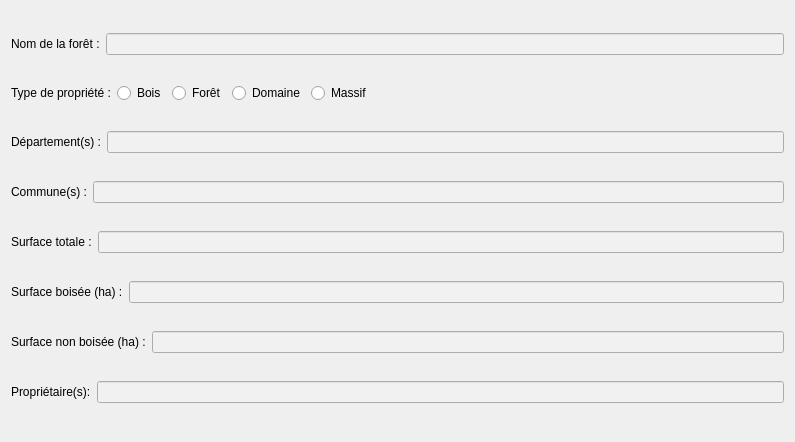
<?xml version="1.0" encoding="UTF-8"?>
<ui version="4.0">
 <class>ForestDataDialog</class>
 <widget class="QWidget" name="ForestDataDialog">
  <property name="geometry">
   <rect>
    <x>0</x>
    <y>0</y>
    <width>795</width>
    <height>442</height>
   </rect>
  </property>
  <property name="windowTitle">
   <string>Choix de forêt</string>
  </property>
  <layout class="QVBoxLayout" name="verticalLayout">
   <item>
    <layout class="QHBoxLayout" name="horizontalLayout_2">
     <item>
      <widget class="QLabel" name="lbl_seq_id">
       <property name="text">
        <string>Nom de la forêt :</string>
       </property>
      </widget>
     </item>
     <item>
      <widget class="QLineEdit" name="seq_id_edit">
       <property name="enabled">
        <bool>true</bool>
       </property>
       <property name="styleSheet">
        <string notr="true">background-color: rgb(241, 241, 241);
border-color: rgb(241, 241, 241);
font: 75 9pt &quot;Garamond&quot;;</string>
       </property>
       <property name="readOnly">
        <bool>false</bool>
       </property>
      </widget>
     </item>
    </layout>
   </item>
   <item>
    <layout class="QHBoxLayout" name="HL2">
     <item>
      <widget class="QLabel" name="lbl_type">
       <property name="text">
        <string>Type de propriété :</string>
       </property>
      </widget>
     </item>
     <item>
      <widget class="QRadioButton" name="rb_bois">
       <property name="text">
        <string>Bois</string>
       </property>
      </widget>
     </item>
     <item>
      <widget class="QRadioButton" name="rb_foret">
       <property name="text">
        <string>Forêt</string>
       </property>
      </widget>
     </item>
     <item>
      <widget class="QRadioButton" name="rb_domaine">
       <property name="text">
        <string>Domaine</string>
       </property>
      </widget>
     </item>
     <item>
      <widget class="QRadioButton" name="rb_massif">
       <property name="text">
        <string>Massif</string>
       </property>
      </widget>
     </item>
     <item>
      <spacer name="horizontalSpacer">
       <property name="orientation">
        <enum>Qt::Horizontal</enum>
       </property>
       <property name="sizeHint" stdset="0">
        <size>
         <width>40</width>
         <height>20</height>
        </size>
       </property>
      </spacer>
     </item>
    </layout>
   </item>
   <item>
    <layout class="QHBoxLayout" name="horizontalLayout_3">
     <item>
      <widget class="QLabel" name="lbl_deps">
       <property name="text">
        <string>Département(s) :</string>
       </property>
      </widget>
     </item>
     <item>
      <widget class="QLineEdit" name="deps_edit">
       <property name="enabled">
        <bool>true</bool>
       </property>
       <property name="styleSheet">
        <string notr="true">background-color: rgb(241, 241, 241);
font: 9pt &quot;Garamond&quot;;</string>
       </property>
       <property name="readOnly">
        <bool>true</bool>
       </property>
      </widget>
     </item>
    </layout>
   </item>
   <item>
    <layout class="QHBoxLayout" name="horizontalLayout_5">
     <item>
      <widget class="QLabel" name="lbl_city">
       <property name="text">
        <string>Commune(s) :</string>
       </property>
      </widget>
     </item>
     <item>
      <widget class="QLineEdit" name="city_edit">
       <property name="enabled">
        <bool>true</bool>
       </property>
       <property name="styleSheet">
        <string notr="true">background-color: rgb(241, 241, 241);
font: 9pt &quot;Garamond&quot;;</string>
       </property>
       <property name="readOnly">
        <bool>true</bool>
       </property>
      </widget>
     </item>
    </layout>
   </item>
   <item>
    <layout class="QHBoxLayout" name="horizontalLayout_4">
     <item>
      <widget class="QLabel" name="lbl_surf">
       <property name="text">
        <string>Surface totale :</string>
       </property>
      </widget>
     </item>
     <item>
      <widget class="QLineEdit" name="surf_edit">
       <property name="enabled">
        <bool>true</bool>
       </property>
       <property name="styleSheet">
        <string notr="true">background-color: rgb(241, 241, 241);
font: 9pt &quot;Garamond&quot;;</string>
       </property>
       <property name="readOnly">
        <bool>true</bool>
       </property>
      </widget>
     </item>
    </layout>
   </item>
   <item>
    <layout class="QHBoxLayout" name="horizontalLayout_6">
     <item>
      <widget class="QLabel" name="lbl_wooded_surf">
       <property name="text">
        <string>Surface boisée (ha) :</string>
       </property>
      </widget>
     </item>
     <item>
      <widget class="QLineEdit" name="wooded_surf_edit">
       <property name="enabled">
        <bool>true</bool>
       </property>
       <property name="styleSheet">
        <string notr="true">background-color: rgb(241, 241, 241);
font: 9pt &quot;Garamond&quot;;</string>
       </property>
       <property name="readOnly">
        <bool>true</bool>
       </property>
      </widget>
     </item>
    </layout>
   </item>
   <item>
    <layout class="QHBoxLayout" name="horizontalLayout_7">
     <item>
      <widget class="QLabel" name="lbl_no_wooded_surf">
       <property name="text">
        <string>Surface non boisée (ha) :</string>
       </property>
      </widget>
     </item>
     <item>
      <widget class="QLineEdit" name="no_wooded_surf_edit">
       <property name="enabled">
        <bool>true</bool>
       </property>
       <property name="styleSheet">
        <string notr="true">background-color: rgb(241, 241, 241);
font: 9pt &quot;Garamond&quot;;</string>
       </property>
       <property name="readOnly">
        <bool>true</bool>
       </property>
      </widget>
     </item>
    </layout>
   </item>
   <item>
    <layout class="QHBoxLayout" name="horizontalLayout_8">
     <item>
      <widget class="QLabel" name="lbl_owner">
       <property name="text">
        <string>Propriétaire(s):</string>
       </property>
      </widget>
     </item>
     <item>
      <widget class="QLineEdit" name="owner_edit">
       <property name="enabled">
        <bool>true</bool>
       </property>
       <property name="styleSheet">
        <string notr="true">background-color: rgb(241, 241, 241);
font: 9pt &quot;Garamond&quot;;</string>
       </property>
       <property name="readOnly">
        <bool>true</bool>
       </property>
      </widget>
     </item>
    </layout>
   </item>
  </layout>
 </widget>
 <resources/>
 <connections/>
</ui>
